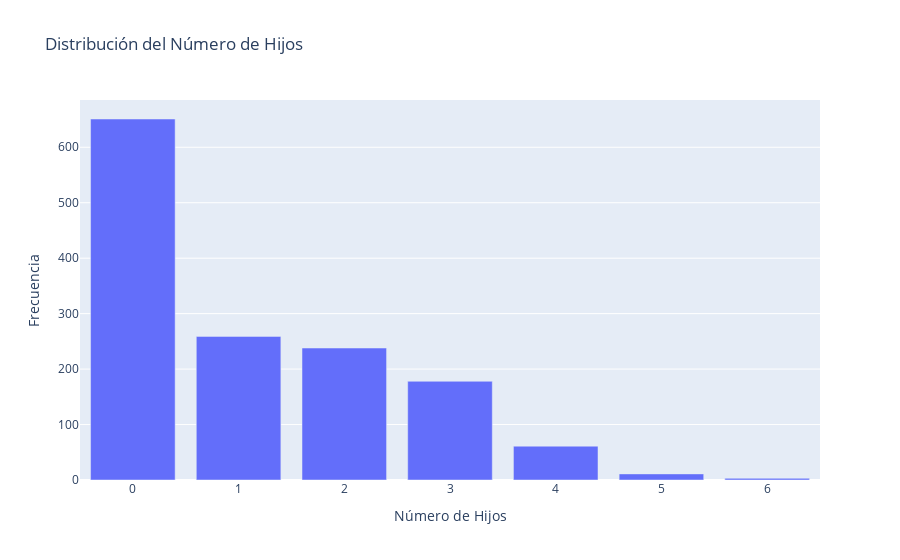

The cell this chart's notebook holds for it:
### Code cell
conteo_hijos = data['HIJOS'].value_counts().reset_index()
conteo_hijos.columns = ['HIJOS', 'conteo']
fig = px.bar(conteo_hijos, x='HIJOS', y='conteo',
             title='Distribución del Número de Hijos',
             labels={'conteo': 'Frecuencia', 'HIJOS': 'Número de Hijos'})
fig.show()

### Figure 1 — Plotly figure (JSON) as saved in the notebook; plotly's stock layout.template omitted (floating-point values rounded to 4 significant figures)
{"data": [{"alignmentgroup": "True", "hovertemplate": "Número de Hijos=%{x}<br>Frecuencia=%{y}<extra></extra>", "legendgroup": "", "marker": {"color": "#636efa", "pattern": {"shape": ""}}, "name": "", "offsetgroup": "", "orientation": "v", "showlegend": false, "textposition": "auto", "type": "bar", "x": [0, 1, 2, 3, 4, 5, 6], "xaxis": "x", "y": [651, 259, 238, 178, 61, 11, 3], "yaxis": "y"}], "layout": {"barmode": "relative", "legend": {"tracegroupgap": 0}, "title": {"text": "Distribución del Número de Hijos"}, "xaxis": {"anchor": "y", "domain": [0, 1], "title": {"text": "Número de Hijos"}}, "yaxis": {"anchor": "x", "domain": [0, 1], "title": {"text": "Frecuencia"}}}}
